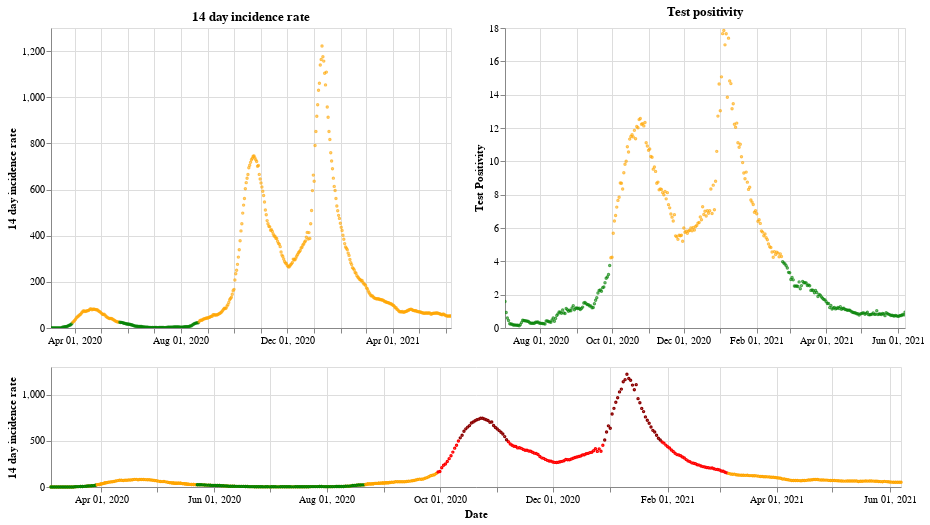

This figure's notebook cell:
### Markdown cell above
## Northern Ireland

### Code cell
plot_traffic_light('Northern Ireland')

### Figure 1 — Vega-Lite specification as saved in the notebook (floating-point values rounded to 4 significant figures; data arrays with more than 128 entries replaced by an {"elided": "..."} marker saying what was removed)
{"config": {"view": {"continuousWidth": 400, "continuousHeight": 300}}, "vconcat": [{"hconcat": [{"mark": {"type": "point", "size": 2}, "encoding": {"color": {"condition": {"value": "green", "test": "(datum.twoWeeklyCasesRate <= 25)"}, "value": "orange"}, "tooltip": [{"type": "nominal", "field": "areaName"}, {"type": "temporal", "field": "date"}, {"type": "quantitative", "field": "twoWeeklyCasesRate"}, {"type": "quantitative", "field": "testPositivity"}], "x": {"type": "temporal", "axis": {"title": ""}, "field": "date", "scale": {"domain": {"selection": "DateBrush"}}, "timeUnit": "yearmonthdate"}, "y": {"type": "quantitative", "axis": {"title": "14 day incidence rate"}, "field": "twoWeeklyCasesRate"}}, "title": "14 day incidence rate", "width": 400}, {"mark": {"type": "point", "size": 2}, "encoding": {"color": {"condition": {"value": "green", "test": "(datum.testPositivity <= 4)"}, "value": "orange"}, "tooltip": [{"type": "nominal", "field": "areaName"}, {"type": "temporal", "field": "date"}, {"type": "quantitative", "field": "twoWeeklyCasesRate"}, {"type": "quantitative", "field": "testPositivity"}], "x": {"type": "temporal", "axis": {"title": ""}, "field": "date", "scale": {"domain": {"selection": "DateBrush"}}, "timeUnit": "yearmonthdate"}, "y": {"type": "quantitative", "axis": {"title": "Test Positivity"}, "field": "testPositivity"}}, "title": "Test positivity", "width": 400}]}, {"layer": [{"mark": {"type": "point", "size": 2}, "encoding": {"color": {"condition": {"value": "orange", "test": "((50 && datum.twoWeeklyCasesRate) < 150)"}, "value": "red"}, "opacity": {"condition": {"value": 1, "test": "((50 && datum.twoWeeklyCasesRate) < 500)"}, "value": 0}, "tooltip": [{"type": "nominal", "field": "areaName"}, {"type": "temporal", "field": "date"}, {"type": "quantitative", "field": "twoWeeklyCasesRate"}, {"type": "quantitative", "field": "testPositivity"}], "x": {"type": "temporal", "axis": {"title": "Date"}, "field": "date", "timeUnit": "yearmonthdate"}, "y": {"type": "quantitative", "axis": {"title": "14 day incidence rate"}, "field": "twoWeeklyCasesRate"}}, "selection": {"DateBrush": {"type": "interval", "encodings": ["x"], "fields": ["Time"]}}, "width": 850}, {"mark": {"type": "point", "size": 2}, "encoding": {"color": {"value": "darkred"}, "opacity": {"condition": {"value": 1, "test": "(datum.twoWeeklyCasesRate >= 500)"}, "value": 0}, "tooltip": [{"type": "nominal", "field": "areaName"}, {"type": "temporal", "field": "date"}, {"type": "quantitative", "field": "twoWeeklyCasesRate"}, {"type": "quantitative", "field": "testPositivity"}], "x": {"type": "temporal", "axis": {"title": "Date"}, "field": "date", "timeUnit": "yearmonthdate"}, "y": {"type": "quantitative", "axis": {"title": "14 day incidence rate"}, "field": "twoWeeklyCasesRate"}}, "width": 400}, {"mark": {"type": "point", "size": 2}, "encoding": {"color": {"condition": {"value": "green", "test": "((4 && datum.twoWeeklyCasesRate) < 25)"}, "value": "orange"}, "opacity": {"condition": {"value": 1, "test": "(datum.twoWeeklyCasesRate < 50)"}, "value": 0}, "tooltip": [{"type": "nominal", "field": "areaName"}, {"type": "temporal", "field": "date"}, {"type": "quantitative", "field": "twoWeeklyCasesRate"}, {"type": "quantitative", "field": "testPositivity"}], "x": {"type": "temporal", "axis": {"title": "Date"}, "field": "date", "timeUnit": "yearmonthdate"}, "y": {"type": "quantitative", "axis": {"title": "14 day incidence rate"}, "field": "twoWeeklyCasesRate"}}, "width": 400}], "height": 120, "width": 800}], "data": {"name": "data-8391751181255b5030198f34c3471898"}, "$schema": "https://vega.github.io/schema/vega-lite/v4.8.1.json", "datasets": {"data-8391751181255b5030198f34c3471898": {"elided": "460 records"}}}
